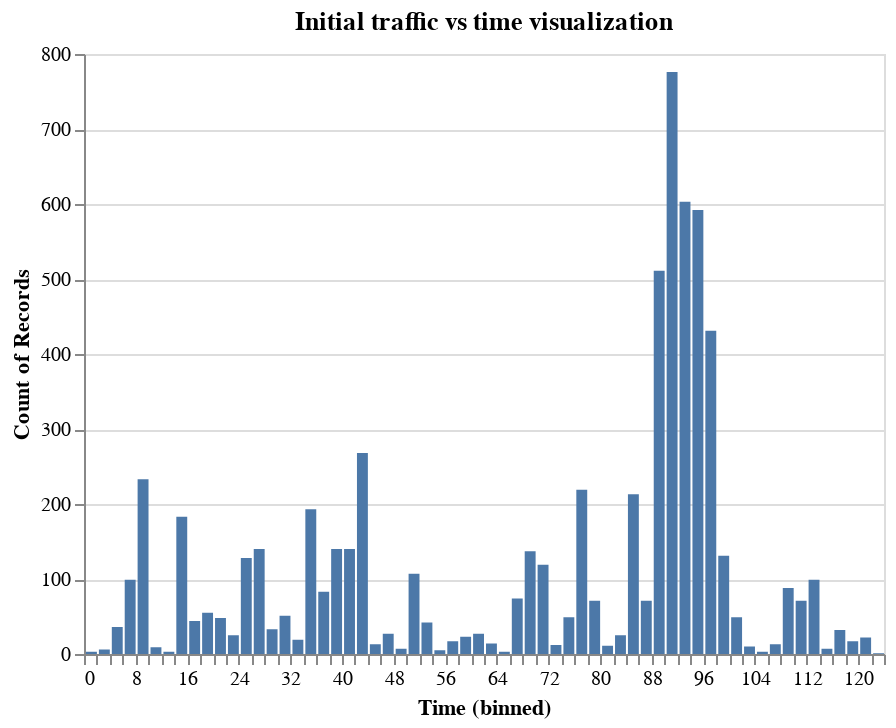

Here is the notebook cell this chart was saved with:
### Code cell
alt_traffic(mitm_df)

### Figure 1 — Vega-Lite specification as saved in the notebook (floating-point values rounded to 4 significant figures; data arrays with more than 128 entries replaced by an {"elided": "..."} marker saying what was removed)
{"config": {"view": {"continuousWidth": 400, "continuousHeight": 300}}, "data": {"name": "data-3e36f998aad96fa55fa678c2348b4aef"}, "mark": "bar", "encoding": {"x": {"type": "quantitative", "bin": {"maxbins": 119.1}, "field": "Time"}, "y": {"type": "quantitative", "aggregate": "count"}}, "title": "Initial traffic vs time visualization", "$schema": "https://vega.github.io/schema/vega-lite/v4.8.1.json", "datasets": {"data-3e36f998aad96fa55fa678c2348b4aef": {"elided": "6681 records"}}}
